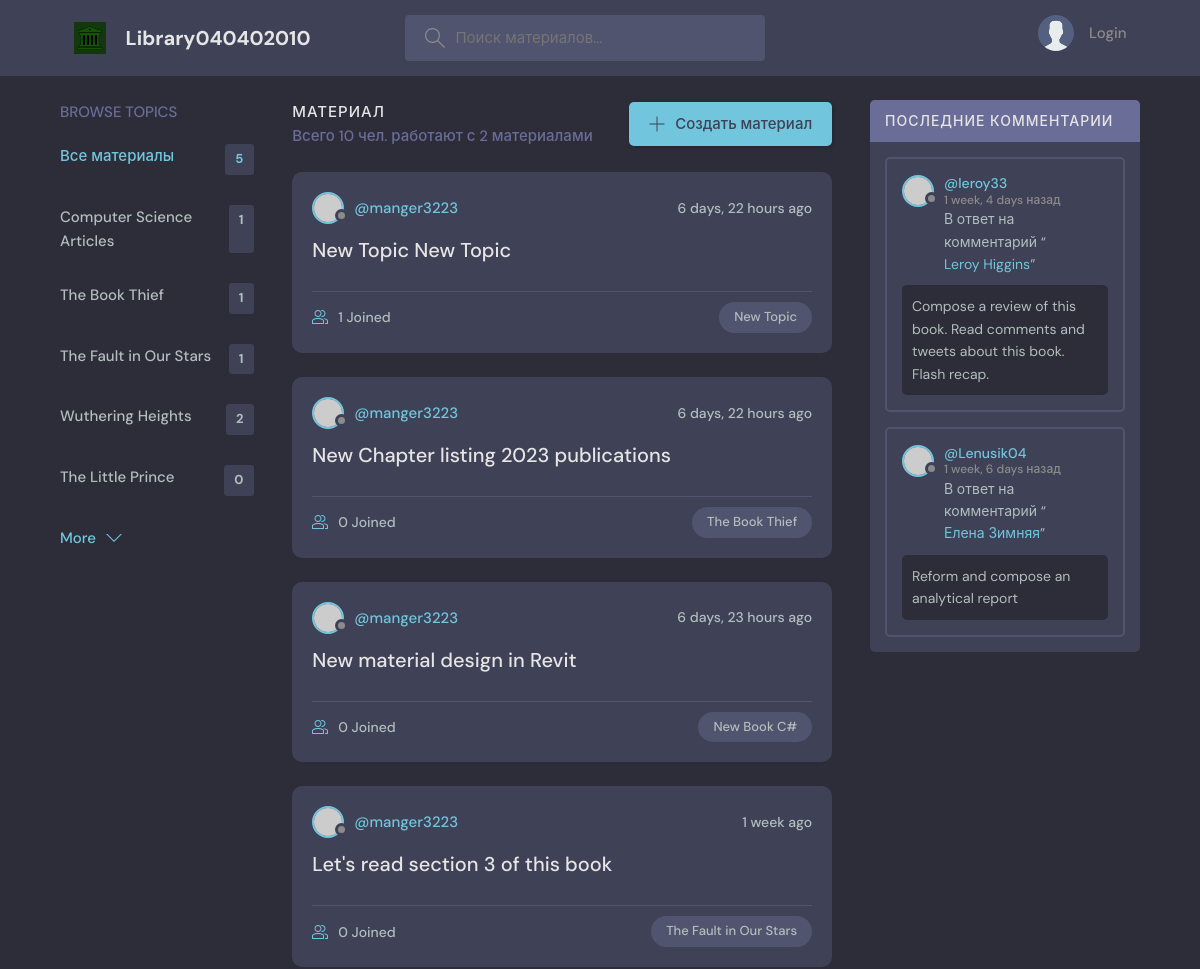
Before: / (upper part) with the older database file.
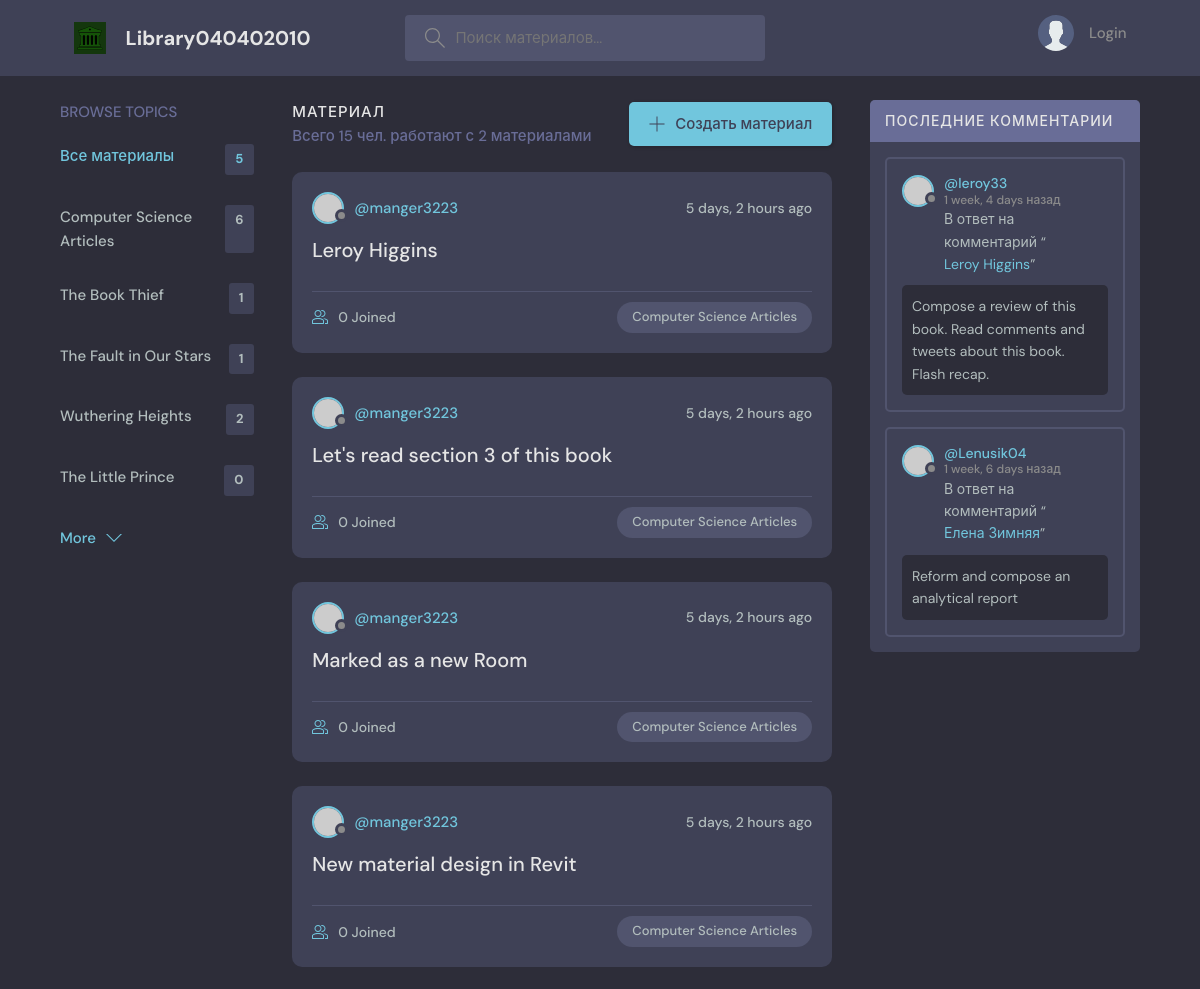
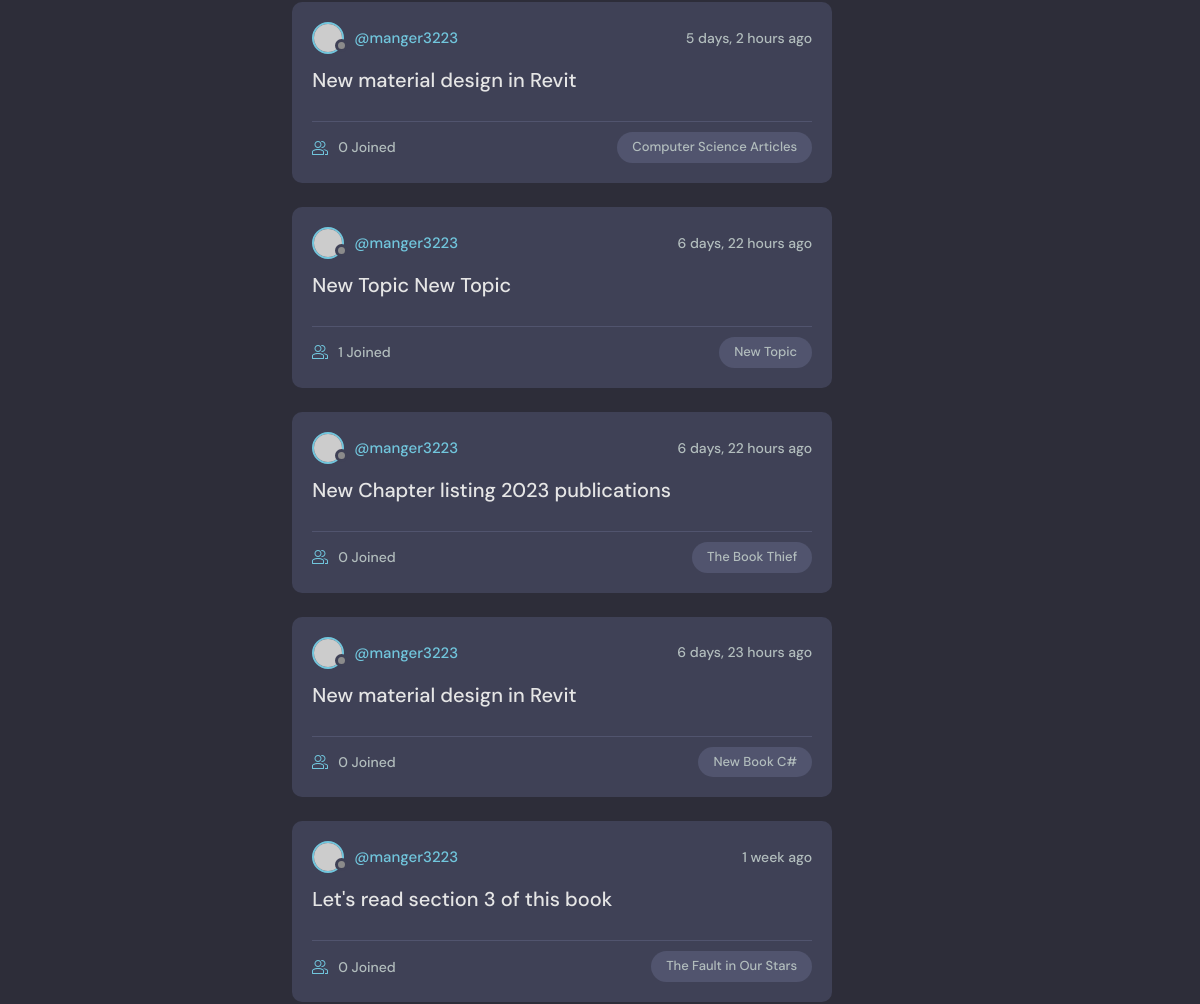
After: the same page with the newer database file (2 pictures, top to bottom).
### base/models.py (models this page shows, shortened)
class Book(models.Model):
    name = models.CharField(max_length=30)

class Authorize(models.Model):
    host = models.ForeignKey(User, on_delete=models.SET_NULL, null = True)
    class Mode(models.IntegerChoices):
        admin = 0
        test = -1
        user = 1
        librarian = 2
        guest = 3
    book = models.ForeignKey('Book', on_delete=models.SET_NULL, null=True)
    name = models.CharField(max_length=50)
    mode = models.IntegerField(choices = Mode.choices)
    login = models.CharField(max_length = 100)
    password = models.CharField(max_length = 100)
    description = models.CharField(max_length=50, null=True)
    participants = models.ManyToManyField(User, related_name='participants', blank=True)
    assigned = models.ForeignKey('Assigned_material', on_delete=models.SET_NULL, null=True)
    updated = models.DateTimeField(auto_now=True)
    created = models.DateTimeField(auto_now_add=True)
    class Meta:
        ordering = ['-updated', '-created'] #without dashes ascending order
    def __str__(self):
        return self.name

class Assigned_material(models.Model):
    user_id = models.ForeignKey(User, on_delete=models.CASCADE)
    authorize_id = models.ForeignKey(Authorize, on_delete=models.CASCADE)
    library_entity_id = models.ForeignKey(LibraryEntity, on_delete=models.CASCADE, null=True)
    body = models.TextField(max_length = 90)
    updated = models.DateTimeField(auto_now=True)
    created = models.DateTimeField(auto_now_add=True)
    class Meta:
        ordering = ['-updated', '-created']

### base/views.py (the view)
# urls.py: 2. Add a URL to urlpatterns:  path('', views.home, name='home')
def home(request):
    q = request.GET.get('q') if request.GET.get('q') != None else ''
    auth_id = Authorize.objects.filter(
        Q(assigned__library_entity_id__book__name__icontains=q) |
        Q(name__contains=q) |
        Q(assigned__library_entity_id__description__contains=q)
    )
    books = Book.objects.all()[0:5]
    Authorize_count = auth_id.count()
    auth_comments = Assigned_material.objects.filter(Q(library_entity_id__book__name__icontains=q))
    assigned_count = auth_comments.count()
    context = {'authorize_mode': auth_id, 'books': books, 'Authorize_count': Authorize_count, 'auth_comments': auth_comments, 'assigned_count': assigned_count}
    return render(request, 'base/home.html', context)

### base/templates/base/home.html (shortened to what this page needs)
  {% extends 'main.html' %}
  {% block content %}
    <main class="layout layout--3">
      <div class="container">
        {% include 'base/books_component.html' %}
        <div class="roomList">
          <div class="roomList__header">
            <div>
              <h2>Материал {{auth_id.name}}</h2>
              <p>Всего {{Authorize_count}} чел. работают с {{assigned_count}} материалами</p>
            </div>
            <a class="btn btn--main" href="{% url 'create-resource' %}">
              <svg version="1.1" xmlns="http://www.w3.org/2000/svg" width="32" height="32" viewBox="0 0 32 32">
                <title>add</title>
                <path
                  d="M16.943 0.943h-1.885v14.115h-14.115v1.885h14.115v14.115h1.885v-14.115h14.115v-1.885h-14.115v-14.115z"
                ></path>
              </svg>
              Создать материал
            </a>
          </div>
          {% include 'base/feed_component.html' %}
        </div>
        {% include 'base/activity_component.html' %}
      </div>
    </main>
  {% endblock content %}

### base/templates/base/books_component.html
<div class="topics">
  <div class="topics__header">
    <h2>Browse Topics</h2>
  </div>
  <ul class="topics__list">
    <li>
      <a href="{% url 'Homepage' %}" class="active">Все материалы <span>{{books.count}}</span></a>
    </li>
      {% for book in books %}
    <li>
      <a href="{% url 'Homepage' %}?q={{book.name}}">{{book.name}} <span>{{book.authorize_set.all.count}}</span></a>
    </li>
      {% endfor %}
  </ul>
  <a class="btn btn--link" href="{% url 'topics' %}">
    More
    <svg version="1.1" xmlns="http://www.w3.org/2000/svg" width="32" height="32" viewBox="0 0 32 32">
      <title>chevron-down</title>
      <path d="M16 21l-13-13h-3l16 16 16-16h-3l-13 13z"></path>
    </svg>
  </a>
</div>

### base/templates/base/feed_component.html (shortened to what this page needs)
{% for auth_id in authorize_mode %}
<div class="roomListRoom">
            <div class="roomListRoom__header">
              <a href="{% url 'user-profile' auth_id.host.id%}" class="roomListRoom__author">
                <div class="avatar avatar--small">
                  <img src="https://randomuser.me/api/portraits/women/11.jpg" />
                </div>
                <span>@{{auth_id.host.username}}</span>
              </a>
              <div class="roomListRoom__actions">
                <span>{{auth_id.created|timesince}} ago</span>
              </div>
            </div>
            <div class="roomListRoom__content">
              <a href="{% url 'Authorize' auth_id.id %}">{{auth_id.name}}</a>
            </div>
            <div class="roomListRoom__meta">
              <a href="{% url 'Authorize' auth_id.id %}" class="roomListRoom__joined">
                  {{auth_id.participants.all.count}} Joined
              </a>
              <p class="roomListRoom__topic">{{auth_id.book.name}}</p>
            </div>
          </div>
{% endfor %}

### base/templates/base/activity_component.html (shortened to what this page needs)
<div class="activities">
      <div class="activities__header">
        <h2>Последние комментарии</h2>
      </div>
        {% for comment in auth_comments %}
      <div class="activities__box">
        <div class="activities__boxHeader roomListRoom__header">
          <a href="{% url 'user-profile' comment.user_id.id %}" class="roomListRoom__author">
            <div class="avatar avatar--small">
              <img src="https://randomuser.me/api/portraits/women/11.jpg" />
            </div>
            <p>
              @{{comment.user_id}}
              <span>{{comment.created|timesince}} назад</span>
            </p>
          </a>
        </div>
        <div class="activities__boxContent">
          <p>В ответ на комментарий “<a href="{% url 'Authorize' comment.authorize_id.id %}">{{comment.authorize_id}}</a>”</p>
          <div class="activities__boxRoomContent">
            {{comment.body}}
          </div>
        </div>
      </div>
    {% endfor %}
</div>

Changed rows visible on the page:
computed for Book "Computer Science Articles": authorize_set.all.count "1" → "6"
added Authorize: host.username "manger3223", created "5 days, 2 hours", name "Leroy Higgins", participants.all.count "0", book.name "Computer Science Articles"
added Authorize: host.username "manger3223", created "5 days, 2 hours", name "Let's read section 3 of this book", participants.all.count "0", book.name "Computer Science Articles"
added Authorize: host.username "manger3223", created "5 days, 2 hours", name "Marked as a new Room", participants.all.count "0", book.name "Computer Science Articles"
added Authorize: host.username "manger3223", created "5 days, 2 hours", name "New material design in Revit", participants.all.count "0", book.name "Computer Science Articles"
added Authorize: host.username "manger3223", created "5 days, 2 hours", name "New material design in Revit", participants.all.count "0", book.name "Computer Science Articles"
Other visible differences:
{{ Authorize_count }}: "10" → "15"
